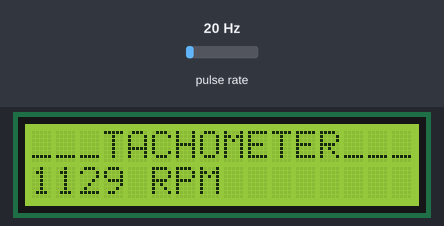
A sketch run on a simulated Arduino Uno, built with avr-gcc and run on an emulated ATmega328P. Parts: 16×2 character LCD. Wiring (inferred from the names in the program): pulse sensor: data pin 2. The test bench sets the inputs (shaded band); at power-on: pulse rate 20 Hz.

Above: at 1.6 s.
1.7 s: pulse rate (sensor on pin 2) set to 4 Hz
At 3.8 s:
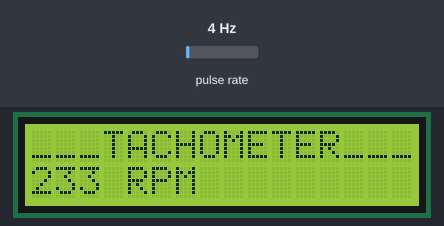
4.6 s: pulse rate (sensor on pin 2) set to 50 Hz
At 6.0 s:
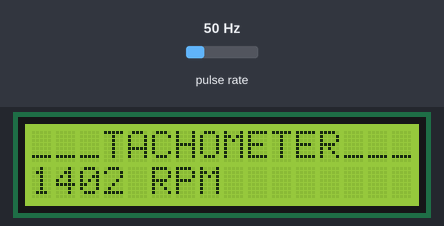
7.6 s: pulse rate (sensor on pin 2) set to 100 Hz
At 12.1 s:
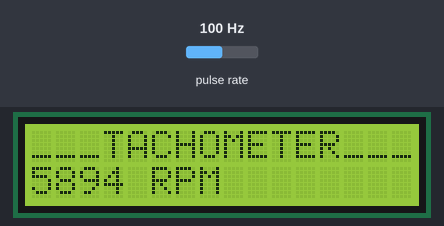
Timing chart, 0 to 13.6 s (numbered marks = the images above; inputs shaded):
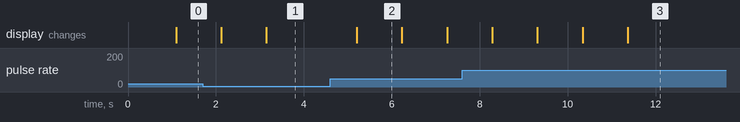

Measured:
- after the input at 4.6 s, the display: changes after 0.60 s (image 2)
- after the input at 7.6 s, the display: first changes after 0.68 s (image 3 shows a later state)
- what the display in image 2 shows lasts 1.0 s, from 5.2 s to 6.2 s

The sketch:

TACHOMETER_LCD_I2C.ino
```cpp
#include <LiquidCrystal_I2C.h>
LiquidCrystal_I2C lcd (0x27, 16,2);
int sensor = 2;
volatile byte counts;
unsigned int rpm;
unsigned long previoustime;
void count_function()
{
  counts++;         // pulses counter
}

void setup()
{
lcd.init (); //initialize LCD
 lcd. backlight ();// Turn on the backlight on LCD
  attachInterrupt(0, count_function, RISING); //Interrupts are called on Rise of Input
  pinMode(sensor, INPUT); //Sets sensor as input
  counts = 0; // initial counts set zero
  rpm = 0;    // zero initial rpm
  previoustime = 0; //for the first loop should be equal zero
}

void loop()
{
delay(1000);
detachInterrupt(0); //detaches the interrupt
rpm = (counts * 60000) / (millis() - previoustime); //counts the rate of pulses per ms so we need to make pulse per ms to pulses per minute by the factor of 60000
previoustime = millis(); //Resets the clock as said earlier
counts = 0; //Resets the counter
lcd.clear();
lcd.setCursor(0,0);
lcd.print("___TACHOMETER___");
lcd.setCursor(0,1);
lcd.print( rpm);
lcd.print(" RPM");
lcd.print(" ");
attachInterrupt(0, count_function, RISING); //Counter restarted so we can evaluate the rpm again.
}
```
